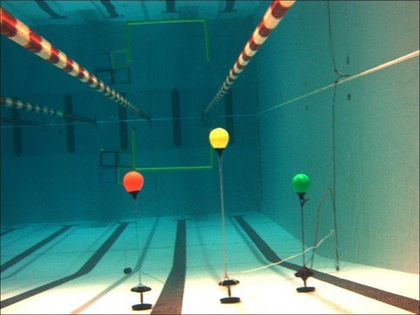
%> input picture TaskImage.png, 420 x 315 px, shrunk from 960 x 720 before the run
$ octave --eval "ImagePocess;"   (GNU Octave 9; MATLAB toolbox functions it lacks are replaced by stand-ins)
%> lines starting %> are read from the running program, lines starting %| are printed output that depends on the picture; in (x1, y1, x2, y2) boxes, pixels count from 0 and x2, y2 are one past the last pixel; in counts of white or black regions, pixels touching at a corner belong together; the program's own positions count from 1
function ImagePocess()

% read image
image = imread('TaskImage.png');
%> image is the input picture: size 315x420x3 uint8; mean R, G, B 63.3, 125.6, 120.9
imshow(image);

% size of image, ans = 720   960     3
% It's a 720 X 960 matrix with 3 color RGB
[height, width, planes] = size(image)
%> height = 315; width = 420; planes = 3

% isolate RGB image

r = image(:, :, 1);             % red image
g = image(:, :, 2);             % green image
b = image(:, :, 3);             % blue image
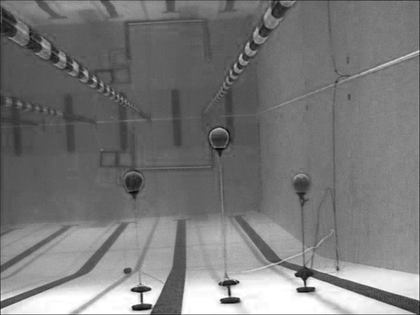
%> b: size 315x420 uint8; min 6, max 255, mean 120.9


% apply the redness calculation
redness = double(r) - max(double(b), double(g));
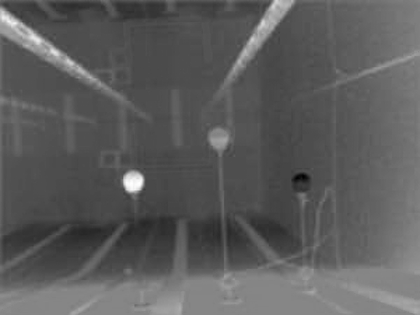
%> redness: size 315x420 double; min -216, max 194, mean -66.6; drawn with min black and max white
mask = (redness > 0);
%> mask: size 315x420 logical; 6.5% white; 112 white regions (87 under 20 px), largest, box (x1, y1, x2, y2) and area: (0, 8, 97, 82) 1530, (321, 273, 420, 315) 1361, (231, 0, 295, 74) 1050
newred = times(redness, mask);
mxr = max(max(newred));
%> mxr = 194
mask = (newred > (mxr * 0.7));
%> mask: size 315x420 logical; 0.21% white; 4 white regions (1 under 20 px), largest, box (x1, y1, x2, y2) and area: (125, 176, 142, 191) 198, (2, 15, 17, 25) 49, (31, 36, 40, 42) 23
figure(2)
imagesc(mask);

% compute centroid of  object
[finalredx finalredy] = computefinalxy(mask);
%> after the loop in computefinalxy, `for x=1:szx`: sx = 275 values from 16 to 191; sy = 275 values, max 142 at index 105, min 3 at index 2, mean 102.1; totpt = 275
%> in computefinalxy, `avgx = mean(sx);`: avgx = 140.4
%> in computefinalxy, `avgy = mean(sy);`: avgy = 102.1
%> in computefinalxy, `stdx = std(sx);`: stdx = 70.11
%> in computefinalxy, `stdy = std(sy);`: stdy = 51.97
%> in computefinalxy, `stddist = (stdx^2+stdy^2)^0.5;`: stddist = 87.27
%> after the loop in computefinalxy, `for i=1:totpt`: dist = 275 values, max 158.4 at index 1, min 45.7 at index 79, mean 77.75; sumx = 36400; sumy = 26514; tot = 198
%> in computefinalxy, `finalx = sumx/tot;`: finalx = 183.8
%> in computefinalxy, `finaly = sumy/tot;`: finaly = 133.9
%> finalredx = 183.8; finalredy = 133.9


% apply the greenness calculation
greenness = double(g) - max(double(b), double(r));
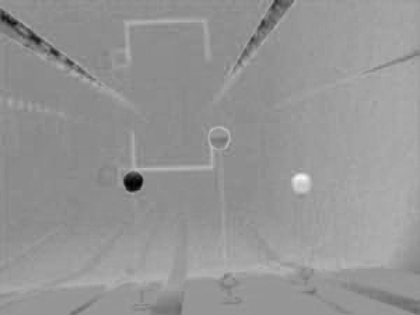
%> greenness: size 315x420 double; min -194, max 136, mean -0.4; drawn with min black and max white
mask = (greenness > 0);
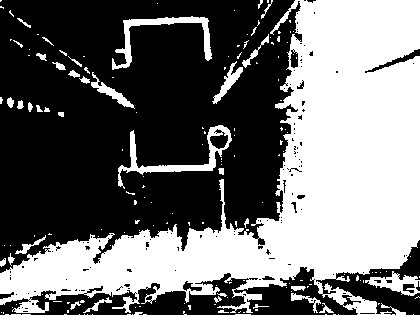
%> mask: size 315x420 logical; 43.7% white; 175 white regions (136 under 20 px), largest, box (x1, y1, x2, y2) and area: (0, 0, 420, 315) 52058, (118, 125, 232, 189) 1231, (112, 16, 212, 70) 1086
newgreen = times(greenness, mask);
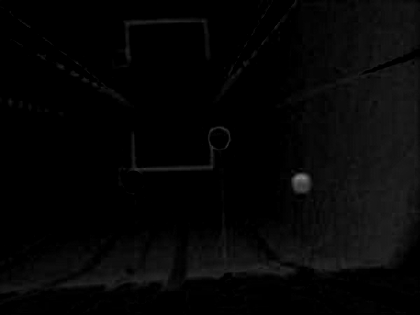
%> newgreen: size 315x420 double; min 0, max 136, mean 5.9
mxg = max(max(greenness)); % 135
%> mxg = 136
mask = (newgreen > (mxg * 0.4));
%> mask: size 315x420 logical; 0.18% white; 1 white region, box (x1, y1, x2, y2) and area: (292, 174, 309, 192) 239
figure(3)
imagesc(mask);

% compute centroid of  object
[finalgreenx finalgreeny] = computefinalxy(mask);
%> the loop in computefinalxy (call 2), `for i=1:totpt` made 239 passes
%> (sumx, sumy) on passes 25, 26, 27, 28, 37, 38, 39, 40, 41, 42, 43, 44: (177, 300), (354, 601), (531, 903), (708, 1206), (886, 1504), (1064, 1803), (1242, 2103), (1420, 2404), (1598, 2706), (1776, 3009), (1954, 3313), (2132, 3618)
%> finalgreenx = 183; finalgreeny = 301.6

% apply the yellowness calculation
redThresh = 200;
greenThresh = 200;
blueThresh = 100;

mask = (double(r) > redThresh) & (double(g) > greenThresh) & (double(b) < blueThresh);
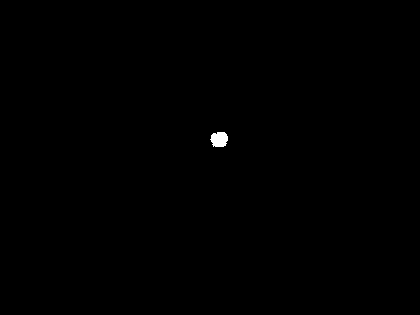
%> mask: size 315x420 logical; 0.16% white; 1 white region, box (x1, y1, x2, y2) and area: (210, 132, 228, 147) 218
figure(4)
imagesc(mask);

% compute centroid of  object
[finalyellowx finalyellowy] = computefinalxy(mask);
%> finalyellowx = 140; finalyellowy = 219.9
%> `ImagePocess;`:
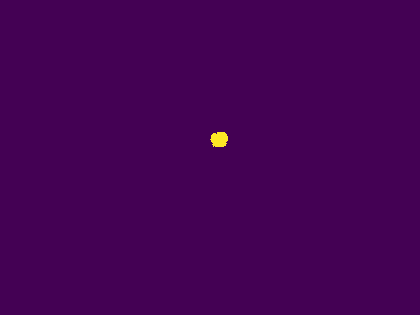
%> displayed picture: size 315x420x3, on the screen's scale of 0 to 255; mean R, G, B 68.3, 1.4, 83.9; mean of the top-left, top-right, bottom-left and bottom-right quarters 51, 51.8, 51, 51

end

function [finalx finaly] = computefinalxy(mask2)
[szx szy] = size(mask2);
totpt = 0;
for x=1:szx
    for y=1:szy
        if (mask2(x,y) == 1)
            totpt = totpt + 1;
            sx(totpt) = x;
            sy(totpt) = y;
        end
    end
end
% compute mean and std deviation
avgx = mean(sx);
avgy = mean(sy);
stdx = std(sx);
stdy = std(sy);

% use std deviation to eliminate outlier
stddist = (stdx^2+stdy^2)^0.5;
dist = zeros(1,totpt);
sumx = 0;
sumy = 0;
tot = 0;
for i=1:totpt
    dist(i) = ((sx(i)-avgx)^2 + (sy(i)-avgy)^2)^0.5;
    if (dist(i)<stddist)
            sumx = sumx + sx(i);
            sumy = sumy + sy(i);
            tot = tot + 1;
    end
end
if (tot > 0)
    finalx = sumx/tot;
    finaly = sumy/tot;
else
    finalx = -1;
    finaly = -1;
end
end
